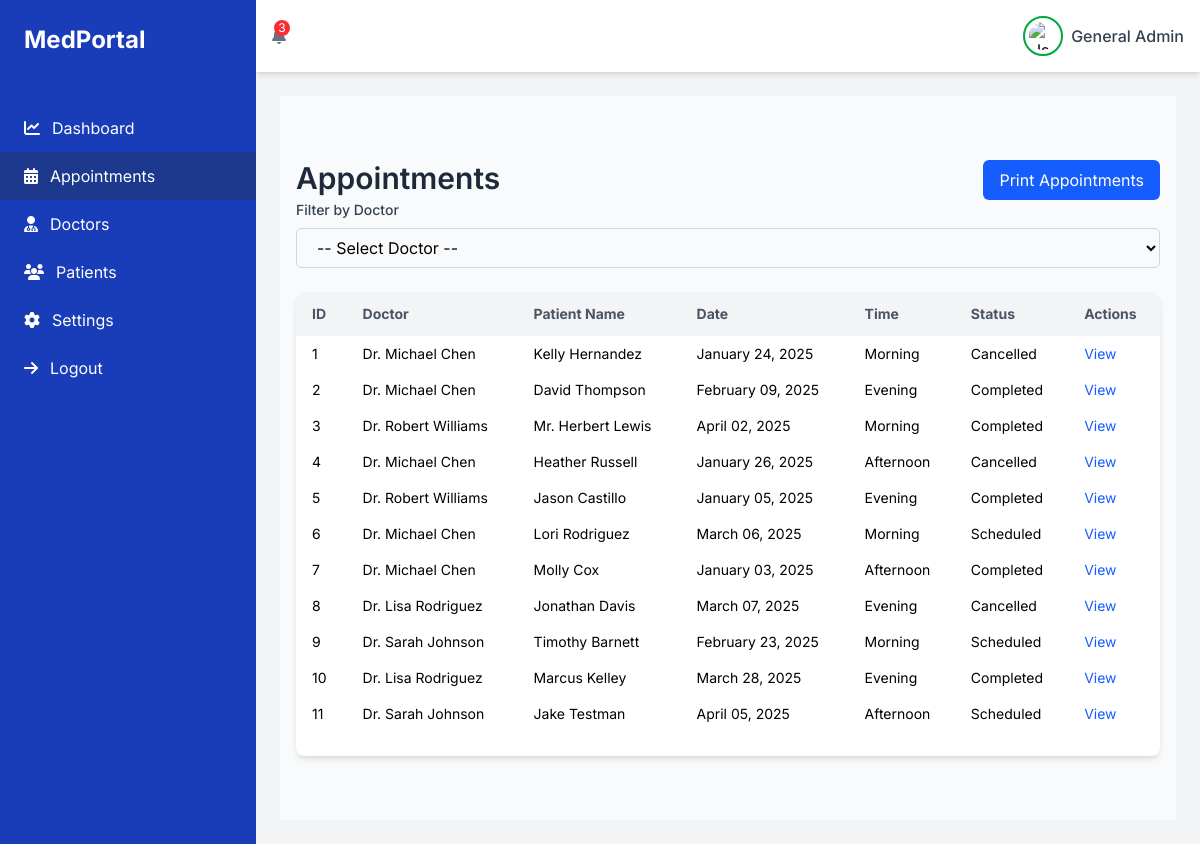
/admin/appointments (signed in), run on the app's committed database.
### models/models.py (models this page shows, shortened)
class User(db.Model):
    id = db.Column(db.Integer, primary_key=True)
    name = db.Column(db.String(200), nullable=False)
    email = db.Column(db.String(120), unique=True, nullable=False)
    password_hash = db.Column(db.String(128), nullable=False)

class Appointment(db.Model):
    id = db.Column(db.Integer, primary_key=True)
    status = db.Column(db.String(50), nullable=False, default="Scheduled")  # Options: 'Scheduled', 'Completed', 'Cancelled'
    doctor_id = db.Column(db.Integer, db.ForeignKey('doctor.id'), nullable=False)
    patient_name = db.Column(db.String(100), nullable=False)  # Full Name
    patient_email = db.Column(db.String(100), nullable=False)  # Email Address
    patient_phone = db.Column(db.String(15), nullable=False)  # Phone Number
    patient_dob = db.Column(db.Date, nullable=False)  # Date of Birth (mm/dd/yyyy)
    preferred_date = db.Column(db.Date, nullable=False)  # Preferred Appointment Date
    preferred_time = db.Column(db.String(50), nullable=False)  # Preferred Time (Morning, Afternoon, Evening)
    visit_type = db.Column(db.String(50), nullable=False)  # Type of Visit (New, Follow-up, etc.)
    issue_description = db.Column(db.Text, nullable=True)  # Brief Description of the Issue (Optional)
    insurance_provider = db.Column(db.String(100), nullable=True)  # Insurance Provider
    policy_number = db.Column(db.String(100), nullable=True)  # Policy Number
    created_at = db.Column(db.DateTime, default=lambda: datetime.now(timezone.utc), nullable=False)  # Record Creation Time

class Doctor(db.Model):
    id = db.Column(db.Integer, primary_key=True)
    name = db.Column(db.String(100), nullable=False)
    department_id = db.Column(db.Integer, db.ForeignKey('department.id'), nullable=False)  # Foreign key to Department
    image_url = db.Column(db.String(300), nullable=False)
    rating = db.Column(db.String(300), nullable=False)  # Doctor's rating
    work_hours = db.Column(db.String(300), nullable=False)  # Working hours of the doctor
    appointments = db.relationship('Appointment', backref='doctor', lazy=True)

### app.py (the view)
@app.route('/admin/appointments')
@login_required
def admin_view_appointments():
    doctor_id = request.args.get('doctor', None)
    if doctor_id:
        appointments = Appointment.query.filter_by(doctor_id=doctor_id).all()
    else:
        appointments = Appointment.query.all()
    doctors = Doctor.query.all()
    user = User.query.get(session['user_id'])
    return render_template('admin/appointments.html',
                           appointments=appointments,
                           doctors=doctors,
                           selected_doctor_id=doctor_id,
                           user=user)

### app.py (called while the page is built)
def login_required(f):
    @wraps(f)
    def decorated_function(*args, **kwargs):
        if 'user_id' not in session:
            flash('You need to be logged in to access this page.', 'warning')
            return redirect(url_for('login'))
        return f(*args, **kwargs)
    return decorated_function

### templates/admin/appointments.html (shortened to what this page needs)
<!DOCTYPE html>
<html lang="en">
<head>
    <link href="https://cdnjs.cloudflare.com/ajax/libs/font-awesome/6.7.2/css/all.min.css" rel="stylesheet">
    <script src="https://cdn.jsdelivr.net/npm/@tailwindcss/browser@4"></script>
    <link rel="stylesheet" href="https://cdnjs.cloudflare.com/ajax/libs/font-awesome/6.4.0/css/all.min.css">
</head>
<body class="bg-gray-100 print:bg-white font-[Inter]">
    <div class="min-h-screen flex">
        <aside class="w-64 bg-blue-800 text-white hidden md:block print:hidden">
            <div class="p-6">
                <h2 class="text-2xl font-bold">MedPortal</h2>
            </div>
            <nav class="mt-6">
                <a href="{{ url_for('dashboard') }}" class="flex items-center py-3 px-6 hover:bg-blue-700">
                    <i class="fas fa-chart-line mr-3"></i>
                    <span>Dashboard</span>
                </a>
                <a href="{{ url_for('admin_view_appointments') }}" class="flex items-center py-3 px-6 bg-blue-900">
                    <i class="fas fa-calendar-alt mr-3"></i>
                    <span>Appointments</span>
                </a>
                <a href="#" class="flex items-center py-3 px-6 hover:bg-blue-700">
                    <i class="fas fa-user-md mr-3"></i>
                    <span>Doctors</span>
                </a>
                <a href="#" class="flex items-center py-3 px-6 hover:bg-blue-700">
                    <i class="fas fa-users mr-3"></i>
                    <span>Patients</span>
                </a>
                <a href="#" class="flex items-center py-3 px-6 hover:bg-blue-700">
                    <i class="fas fa-cog mr-3"></i>
                    <span>Settings</span>
                </a>
                <a href="{{ url_for('logout') }}" class="mt-auto flex items-center py-3 px-6 hover:bg-blue-700">
                    <i class="fas fa-arrow-right mr-3"></i>
                    <span>Logout</span>
                </a>
            </nav>
        </aside>
        <div class="flex-1 flex flex-col overflow-hidden">
            <header class="bg-white shadow-md p-4 flex justify-between items-center print:hidden">
                <div class="flex flex-grow justify-between items-center space-x-4">
                    <div class="relative">
                        <i class="fas fa-bell text-gray-500"></i>
                        <span
                            class="absolute -top-1 -right-1 bg-red-500 text-white rounded-full w-4 h-4 flex items-center justify-center text-xs">3</span>
                    </div>
                    <div class="flex items-center space-x-2">
                        <img src="https://cdn-icons-png.flaticon.com/512/12724/12724606.png" alt="User"
                            class="w-10 h-10 rounded-full object-contain border-2 border-green-600 p-1">
                        <span class="text-gray-700 font-medium">{{ user.name }}</span>
                    </div>
                </div>
            </header>
            <main class="flex-1 overflow-y-auto p-6">
                <section class="admin-appointments py-16 bg-gray-50 print:bg-white">
                    <div class="container mx-auto px-4">
                        <div class="flex justify-between">
                            <h2 class="text-3xl font-semibold text-gray-800 print:mb-6">Appointments</h2>
                            <button onclick="window.print()"
                                class="bg-blue-600 print:hidden text-white py-2 px-4 rounded-md hover:bg-blue-700 transition duration-300">
                                Print Appointments
                            </button>
                        </div>
                        <div class="mb-6 print:hidden">
                            <label for="doctor" class="block text-sm font-medium text-gray-700 mb-2">Filter by
                                Doctor</label>
                            <select id="doctor" name="doctor"
                                class="w-full px-4 py-2 border border-gray-300 rounded-md focus:ring-2 focus:ring-blue-500 focus:border-blue-500"
                                onchange="filterAppointments()">
                                <option value="">-- Select Doctor --</option>
                            </select>
                        </div>
                        <div class="overflow-x-auto bg-white rounded-lg shadow-md print:shadow-none pb-6">
                            <table class="min-w-full table-auto text-sm">
                                <thead class="bg-gray-100 text-gray-600">
                                    <tr>
                                        <th class="py-3 px-4 text-left">ID</th>
                                        <th class="py-3 px-4 text-left">Doctor</th>
                                        <th class="py-3 px-4 text-left">Patient Name</th>
                                        <th class="py-3 px-4 text-left">Date</th>
                                        <th class="py-3 px-4 text-left">Time</th>
                                        <th class="py-3 px-4 text-left">Status</th>
                                        <th class="py-3 px-4 text-left print:hidden">Actions</th>
                                    </tr>
                                </thead>
                                <tbody>
                                    {% for appointment in appointments %}
                                    <tr>
                                        <td class="py-2 px-4">{{ appointment.id }}</td>
                                        <td class="py-2 px-4">{{ appointment.doctor.name }}</td>
                                        <td class="py-2 px-4">{{ appointment.patient_name }}</td>
                                        <td class="py-2 px-4">{{ appointment.preferred_date.strftime('%B %d, %Y') }}
                                        </td>
                                        <td class="py-2 px-4">{{ appointment.preferred_time.capitalize() }}</td>
                                        <td class="py-2 px-4">{{ appointment.status }}</td>
                                        <td class="py-2 px-4 print:hidden">
                                            <a href="#" class="text-blue-600 hover:underline">View</a>
                                        </td>
                                    </tr>
                                    {% endfor %}
                                </tbody>
                            </table>
                        </div>
                    </div>
                </section>
            </main>
        </div>
    </div>
</body>
</html>

### data on the page
User: name "General Admin"
Appointment: id "1", doctor.name "Dr. Michael Chen", patient_name "Kelly Hernandez", preferred_date "January 24, 2025", preferred_time "Morning", status "Cancelled"
Appointment: id "2", doctor.name "Dr. Michael Chen", patient_name "David Thompson", preferred_date "February 09, 2025", preferred_time "Evening", status "Completed"
Appointment: id "3", doctor.name "Dr. Robert Williams", patient_name "Mr. Herbert Lewis", preferred_date "April 02, 2025", preferred_time "Morning", status "Completed"
Appointment: id "4", doctor.name "Dr. Michael Chen", patient_name "Heather Russell", preferred_date "January 26, 2025", preferred_time "Afternoon", status "Cancelled"
Appointment: id "5", doctor.name "Dr. Robert Williams", patient_name "Jason Castillo", preferred_date "January 05, 2025", preferred_time "Evening", status "Completed"
Appointment: id "6", doctor.name "Dr. Michael Chen", patient_name "Lori Rodriguez", preferred_date "March 06, 2025", preferred_time "Morning", status "Scheduled"
Appointment: id "7", doctor.name "Dr. Michael Chen", patient_name "Molly Cox", preferred_date "January 03, 2025", preferred_time "Afternoon", status "Completed"
Appointment: id "8", doctor.name "Dr. Lisa Rodriguez", patient_name "Jonathan Davis", preferred_date "March 07, 2025", preferred_time "Evening", status "Cancelled"
Appointment: id "9", doctor.name "Dr. Sarah Johnson", patient_name "Timothy Barnett", preferred_date "February 23, 2025", preferred_time "Morning", status "Scheduled"
Appointment: id "10", doctor.name "Dr. Lisa Rodriguez", patient_name "Marcus Kelley", preferred_date "March 28, 2025", preferred_time "Evening", status "Completed"
Appointment: id "11", doctor.name "Dr. Sarah Johnson", patient_name "Jake Testman", preferred_date "April 05, 2025", preferred_time "Afternoon", status "Scheduled"
